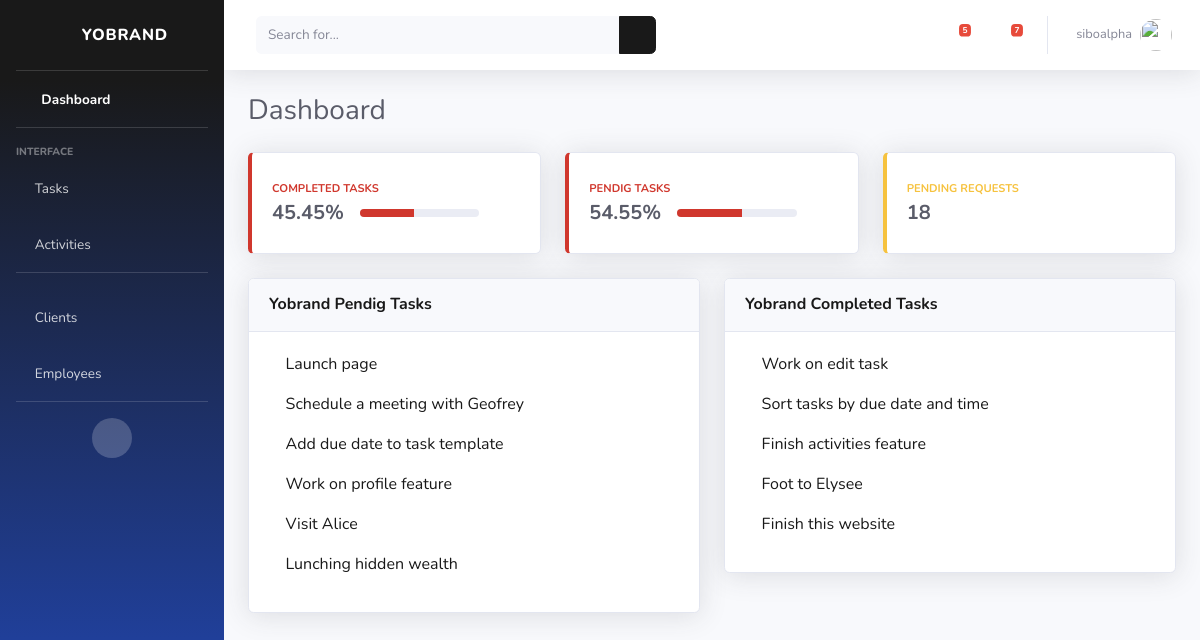
The app's page / (signed in) with its own data.
### cms/models.py (models this page shows, shortened)
class Task(models.Model):
    title = models.CharField(max_length=40, null=True)
    description = models.TextField(max_length=200, null=True)
    employee = models.ForeignKey(User, on_delete=models.SET_NULL, null=True)
    project = models.ForeignKey(Project, on_delete=models.SET_NULL ,null=True)
    complete = models.BooleanField(default=False)
    due_date = models.DateField(auto_now_add=False, null=True)
    due_time = models.TimeField(auto_now_add=False, null=True)

### cms/decorators.py (the view)
    def wrapper_func(request, *args, **kwargs):
        group = None
        if request.user.groups.exists():
            group = request.user.groups.all()[0].name
            if group == 'employees':
                return redirect('tasks')
            if group == 'managers':
                return view_func(request, *args, **kwargs)
            else:
                return HttpResponse("You are not our employee")

### cms/views.py (called while the page is built)
@login_required(login_url='login')
@managers_only
def dashboard(request):
    tasks = Task.objects.all().order_by('due_date', 'due_time')
    task_count = Task.objects.all().count()
    uncompleted_task_task_count = Task.objects.filter(complete = False).count()
    value = (uncompleted_task_task_count * 100)/task_count
    formatted_value = "{:.2f}".format(value)
    x=float(formatted_value)
    y = 100-x
    tasks_notification = Task.objects.filter(employee=request.user, complete = False).count()
    context = {'tasks': tasks, 'task_count': task_count, 'x': x, 'y': y, 'tasks_notification':tasks_notification}
    print(task_count)
    return render(request, 'cms/dashboard.html', context)

### cms/templates/cms/dashboard.html (shortened to what this page needs)
{% extends 'cms/base.html' %}
{% block content %}
<div class="container-fluid">
    <div class="d-sm-flex align-items-center justify-content-between mb-4">
        <h1 class="h3 mb-0 text-gray-800">Dashboard</h1>
    </div>
    <div class="row">
        <div class="col-xl-4 col-md-3 mb-4">
            <div class="card border-left-info shadow h-100 py-2">
                <div class="card-body">
                    <div class="row no-gutters align-items-center">
                        <div class="col mr-2">
                            <div class="text-xs font-weight-bold text-info text-uppercase mb-1"> Completed Tasks
                            </div>
                            <div class="row no-gutters align-items-center">
                                <div class="col-auto">
                                    <div class="h5 mb-0 mr-3 font-weight-bold text-gray-800">{{y}}%</div>
                                </div>
                                <div class="col">
                                    <div class="progress progress-sm mr-2">
                                        <div class="progress-bar bg-info" role="progressbar" style="width: var(--completed)"
                                            aria-valuenow="{{y}}" aria-valuemin="0" aria-valuemax="100"></div>
                                    </div>
                                </div>
                            </div>
                        </div>
                        <div class="col-auto">
                            <i class="fas fa-clipboard-list fa-2x text-gray-300"></i>
                        </div>
                    </div>
                </div>
            </div>
        </div>
        <div class="col-xl-4 col-md-6 mb-4">
            <div class="card border-left-info shadow h-100 py-2">
                <div class="card-body">
                    <div class="row no-gutters align-items-center">
                        <div class="col mr-2">
                            <div class="text-xs font-weight-bold text-info text-uppercase mb-1">Pendig Tasks
                            </div>
                            <div class="row no-gutters align-items-center">
                                <div class="col-auto">
                                    <div class="h5 mb-0 mr-3 font-weight-bold text-gray-800">{{x}}%</div>
                                </div>
                                <div class="col">
                                    <div class="progress progress-sm mr-2">
                                        <div class="progress-bar bg-info" role="progressbar" style="width: var(--uncompleted); color: green !important;"
                                            aria-valuenow="{{x}}" aria-valuemin="0" aria-valuemax="100"></div>
                                    </div>
                                </div>
                            </div>
                        </div>
                        <div class="col-auto">
                            <i class="fas fa-clipboard-list fa-2x text-gray-300"></i>
                        </div>
                    </div>
                </div>
            </div>
        </div>
        <div class="col-xl-4 col-md-6 mb-4">
            <div class="card border-left-warning shadow h-100 py-2">
                <div class="card-body">
                    <div class="row no-gutters align-items-center">
                        <div class="col mr-2">
                            <div class="text-xs font-weight-bold text-warning text-uppercase mb-1">
                                Pending Requests</div>
                            <div class="h5 mb-0 font-weight-bold text-gray-800">18</div>
                        </div>
                        <div class="col-auto">
                            <i class="fas fa-comments fa-2x text-gray-300"></i>
                        </div>
                    </div>
                </div>
            </div>
        </div>
    </div>
    <div class="row">
        <div class="col-lg-6">
            <div class="card shadow mb-4">
                <div class="card-header py-3 d-flex flex-row align-items-center justify-content-between">
                    <h6 class="m-0 font-weight-bold text-primary">Yobrand Pendig Tasks</h6>
                </div>
                <div class="card-body">
                    {% for task in tasks %}
                    {% if task.complete == False %}
                    <a href="{% url 'task' task.id %}">
                        <p><span><i class="far fa-dot-circle" style='color:red'></i><span> </span>{{task.title}}</p>
                    </a>
                    {% endif %}
                    {% endfor %}
                </div>
            </div>
        </div>
        <div class="col-lg-6">
            <div class="card shadow mb-4">
                <div class="card-header py-3 d-flex flex-row align-items-center justify-content-between">
                    <h6 class="m-0 font-weight-bold text-primary">Yobrand Completed Tasks</h6>
                </div>
                <div class="card-body">
                    {% for task in tasks %}
                    {% if task.complete %}
                    <a href="{% url 'task' task.id %}">
                        <p><span><i class="far fa-check-circle" style='color:green'></i><span> </span>{{task.title}}</p>
                    </a>
                    {% endif %}
                    {% endfor %}
                </div>
            </div>
        </div>
    </div>
</div>
</div>
</div>
{% endblock %}

### cms/templates/cms/base.html (shortened to what this page needs)
<!DOCTYPE html>
{% load static %}
<html lang="en">
<head>
    <link href="{% static 'vendor/fontawesome-free/css/all.min.css' %}" rel="stylesheet" type="text/css">
    <link href="{% static 'css/sb-admin-2.min.css' %}" rel="stylesheet">
</head>
<body id="page-top">
    <div id="wrapper">
        <ul class="navbar-nav bg-gradient-primary sidebar sidebar-dark accordion" id="accordionSidebar">
            <a class="sidebar-brand d-flex align-items-center justify-content-center" href="{% url 'dashboard' %}">
                <div class="sidebar-brand-icon rotate-n-15">
                    <i class="fas fa-laugh-wink"></i>
                </div>
                <div class="sidebar-brand-text mx-3">Yobrand</div>
            </a>
            <hr class="sidebar-divider my-0">
            <li class="nav-item active">
                <a class="nav-link" href="{% url 'dashboard' %}">
                    <i class="fas fa-fw fa-tachometer-alt"></i>
                    <span>Dashboard</span></a>
            </li>
            <hr class="sidebar-divider">
            <div class="sidebar-heading">
                Interface
            </div>
            <li class="nav-item">
                <a class="nav-link collapsed" href="#" data-toggle="collapse" data-target="#menuItemTasks"
                    aria-expanded="true" aria-controls="menuItemTasks">
                    <i class="fas fa-clipboard-list"></i>
                    <span>Tasks</span>
                </a>
            </li>
            <li class="nav-item">
                <a class="nav-link collapsed" href="#" data-toggle="collapse" data-target="#menuItemActivities"
                    aria-expanded="true" aria-controls="menuItemActivities">
                    <i class="fas fa-network-wired"></i>
                    <span>Activities</span>
                </a>
            </li>
            <hr class="sidebar-divider">
            <li class="nav-item">
                <a class="nav-link collapsed" href="#" data-toggle="collapse" data-target="#menuItemClients"
                    aria-expanded="true" aria-controls="menuItemClients">
                    <i class="fas fa-users"></i>
                    <span>Clients</span>
                </a>
            </li>
            <li class="nav-item">
                <a class="nav-link collapsed" href="#" data-toggle="collapse" data-target="#menuItemEmployees"
                    aria-expanded="true" aria-controls="menuItemEmployees">
                    <i class="fas fa-users"></i>
                    <span>Employees</span>
                </a>
            </li>
            <hr class="sidebar-divider d-none d-md-block">
            <div class="text-center d-none d-md-inline">
                <button class="rounded-circle border-0" id="sidebarToggle"></button>
            </div>
        </ul>
        <div id="content-wrapper" class="d-flex flex-column">
            <div id="content">
                <nav class="navbar navbar-expand navbar-light bg-white topbar mb-4 static-top shadow">
                    <form
                        class="d-none d-sm-inline-block form-inline mr-auto ml-md-3 my-2 my-md-0 mw-100 navbar-search">
                        <div class="input-group">
                            <input type="text" class="form-control bg-light border-0 small" placeholder="Search for..."
                                aria-label="Search" aria-describedby="basic-addon2">
                            <div class="input-group-append">
                                <button class="btn btn-primary" type="button">
                                    <i class="fas fa-search fa-sm"></i>
                                </button>
                            </div>
                        </div>
                    </form>
                    <ul class="navbar-nav ml-auto">
                        <li class="nav-item dropdown no-arrow mx-1">
                            <a class="nav-link dropdown-toggle" href="#" id="alertsDropdown" role="button"
                                data-toggle="dropdown" aria-haspopup="true" aria-expanded="false">
                                <i class="fas fa-bell fa-fw"></i>
                                {% if tasks_notification %}
                                <span class="badge badge-danger badge-counter">{{tasks_notification}}</span>
                                {% endif %}
                            </a>
                        </li>
                        <li class="nav-item dropdown no-arrow mx-1">
                            <a class="nav-link dropdown-toggle" href="#" id="messagesDropdown" role="button"
                                data-toggle="dropdown" aria-haspopup="true" aria-expanded="false">
                                <i class="fas fa-envelope fa-fw"></i>
                                <span class="badge badge-danger badge-counter">7</span>
                            </a>
                        </li>
                        <li class="nav-item dropdown no-arrow">
                            <a class="nav-link dropdown-toggle" href="#" id="userDropdown" role="button"
                                data-toggle="dropdown" aria-haspopup="true" aria-expanded="false">
                                <span class="mr-2 d-none d-lg-inline text-gray-600 small">{{request.user}}</span>
                                <img class="img-profile rounded-circle" src="{% static 'img/undraw_profile.svg' %}">
                            </a>
                        </li>
                    </ul>
                </nav>
                {% block content%}
                {% endblock %}
</body>
</html>

### records on screen
Task: title "Launch page"
Task: title "Schedule a meeting with Geofrey"
Task: title "Add due date to task template"
Task: title "Work on profile feature"
Task: title "Visit Alice"
Task: title "Lunching hidden wealth"
Task: title "Work on edit task"
Task: title "Sort tasks by due date and time"
Task: title "Finish activities feature"
Task: title "Foot to Elysee"
Task: title "Finish this website"

### other values on screen
{{ tasks_notification }} "5"
{{ request.user }} "siboalpha"
{{ y }} "45.45"
{{ x }} "54.55"
